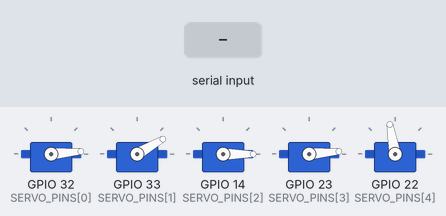
The sketch below on a simulated ESP32. Parts: 5 × servo. Inputs (shaded band) come from the test bench. What the sketch prints to the serial monitor is not drawn.

Above: at 1.2 s.
1.3 s: "90,45,200,10,150\n" received over Serial
At 1.6 s:
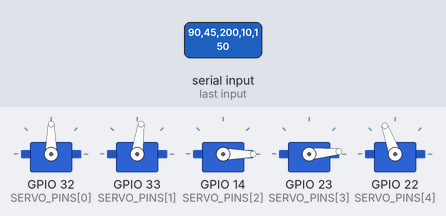
2.8 s: "90,45\n" received over Serial
Timing chart, 0 to 5.8 s (numbered marks = the images above; inputs shaded):
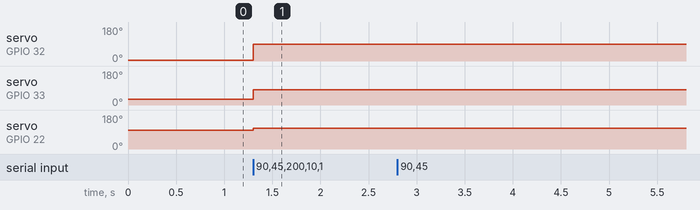

The sketch:

esp32Final.ino
```cpp
#include <ESP32Servo.h>

/* ?? User-tunable command range ??????????????????????????????? */
constexpr uint8_t RANGE_MAX = 180;   // Input format 0-RANGE_MAX

/* ?? Pin assignment ??????????????????????????????????????????? */
constexpr uint8_t SERVO_PINS[5] = { 32, 33, 14, 23, 22 };

/* ?? Calibrated angles (edit once for your hand) ?????????????? */
constexpr uint8_t MIN_DEG[5] = {  5,  30,  0,  5,  100 };   // fully open
constexpr uint8_t MAX_DEG[5] = {175,100,180,10,160 };   // fully closed

/* ?? Servo inversion flags (true to invert) ?????????????????? */
// Servos are 1-indexed for this definition: Servo 2, 3, 5 are inverted.
// Corresponding to 0-indexed: 1, 2, 4.
constexpr bool SERVO_INVERTED[5] = {
  false,  // Servo 1 (index 0)
  true,   // Servo 2 (index 1) - Inverted
  true,   // Servo 3 (index 2) - Inverted
  false,  // Servo 4 (index 3)
  true    // Servo 5 (index 4) - Inverted
};

/* ?? Globals ?????????????????????????????????????????????????? */
Servo servos[5];

/* Map a 0?RANGE_MAX command to the finger?s angle range */
inline uint8_t valueToAngle(uint8_t finger, uint8_t v_command)
{
  uint8_t v_processed = v_command; // Use a new variable for the command after potential inversion

  if (v_processed > RANGE_MAX) v_processed = RANGE_MAX; // Clamp command

  // Apply inversion if this servo is marked as inverted
  if (SERVO_INVERTED[finger]) {
    v_processed = RANGE_MAX - v_processed;
  }

  uint8_t lo = MIN_DEG[finger];
  uint8_t hi = MAX_DEG[finger];

  // The rest of the mapping logic remains the same, using v_processed.
  // If not inverted: 0 maps to lo, RANGE_MAX maps to hi.
  // If inverted: input 0 -> v_processed=RANGE_MAX -> maps to hi.
  //              input RANGE_MAX -> v_processed=0 -> maps to lo.
  return lo + (uint32_t)(hi - lo) * v_processed / RANGE_MAX;
}

void setup()
{
  Serial.begin(115200);

  for (uint8_t i = 0; i < 5; ++i) {
    servos[i].setPeriodHertz(50);                // hobby-servo PWM
    servos[i].attach(SERVO_PINS[i], 500, 2500);  // 0–180° pulse range
    servos[i].write(MIN_DEG[i]);                 // park open
  }

  Serial.printf("READY – send 5 comma-separated values 0-%u + newline\n", RANGE_MAX);
}

void loop()
{
  static String inLine;

  while (Serial.available()) {
    char c = Serial.read();
    if (c == '\n') {
      int v[5];
      if (sscanf(inLine.c_str(), "%d,%d,%d,%d,%d",
                 &v[0], &v[1], &v[2], &v[3], &v[4]) == 5) {

        for (uint8_t i = 0; i < 5; ++i)
          servos[i].write(valueToAngle(i, (uint8_t)v[i]));

      } else {
        Serial.printf("ERR: need exactly 5 integers 0-%u\n", RANGE_MAX);
      }
      inLine = "";
    } else if (c != '\r') {      // skip CR in Windows line endings
      inLine += c;
    }
  }
}
```

Measured:
- after the input at 1.3 s, servo on GPIO 32 (SERVO_PINS[0]): 5° → 90° at once; servo on GPIO 33 (SERVO_PINS[1]): 30° → 82° at once; servo on GPIO 22 (SERVO_PINS[4]): 100° → 110° at once
- after the input at 2.8 s, every drawn part: stays the same
